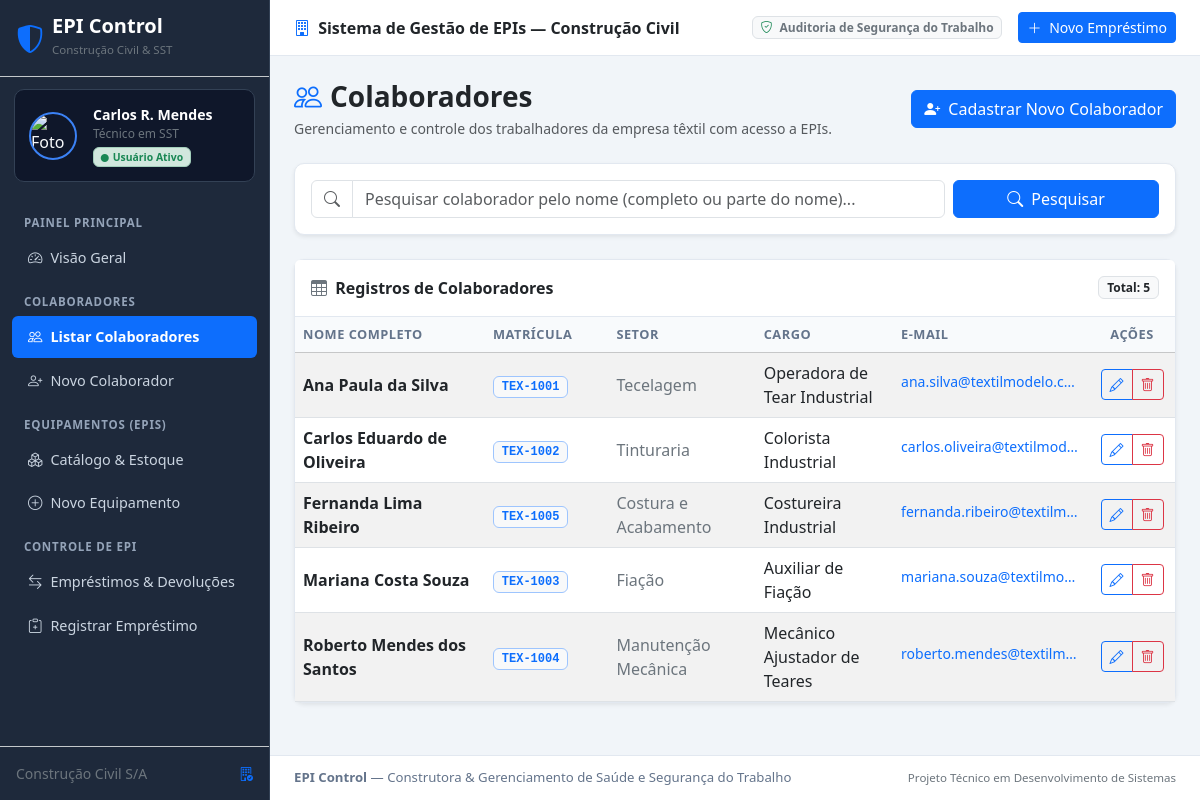
The app's page /colaboradores/, older data.
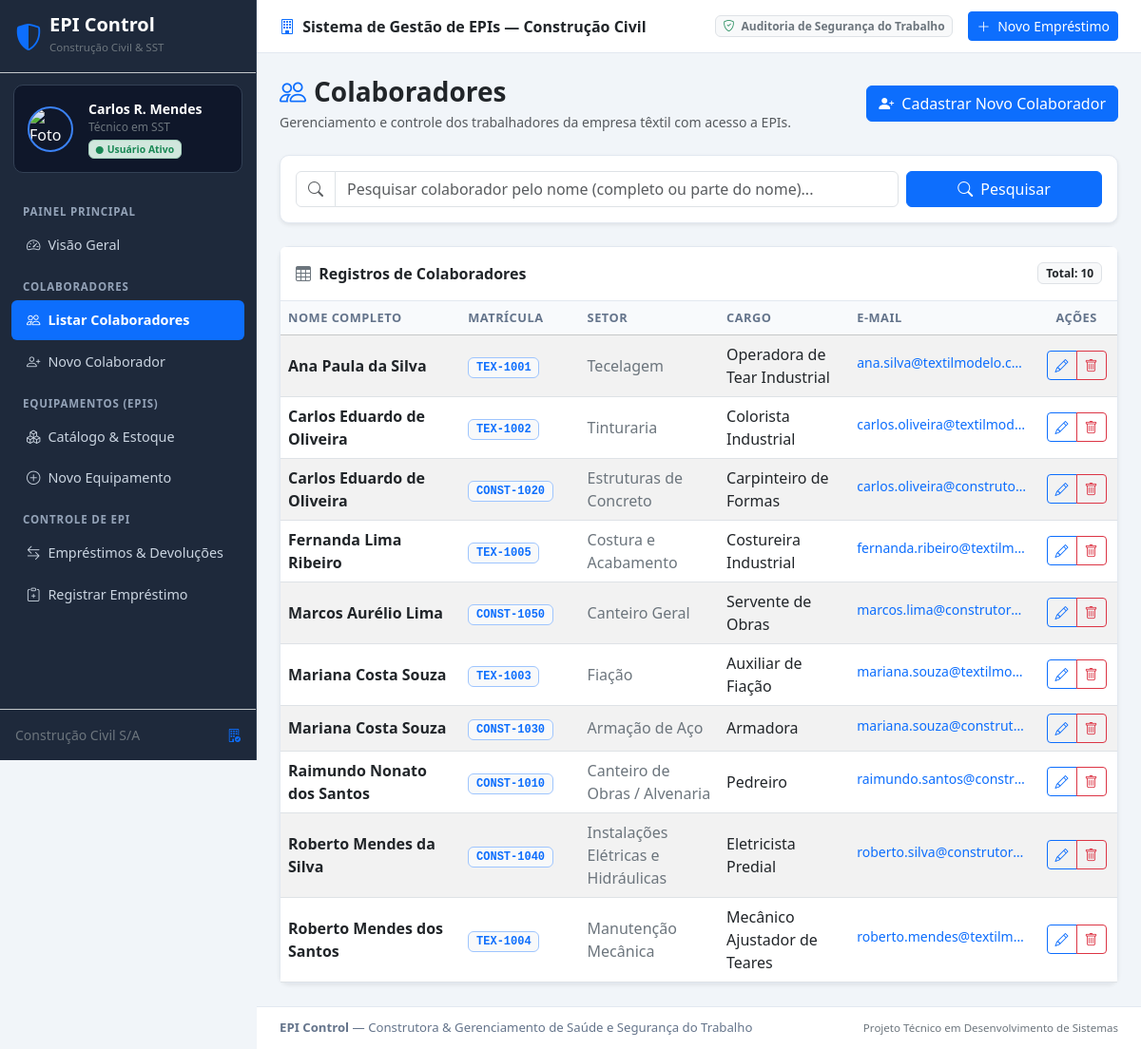
The same page, newer data.
### core/models.py (models this page shows, shortened)
class Colaborador(models.Model):
    nome = models.CharField(
        max_length=150,
        verbose_name="Nome Completo",
        help_text="Informe o nome completo do colaborador."
    )
    matricula = models.CharField(
        max_length=30,
        unique=True,
        verbose_name="Matrícula",
        help_text="Matrícula funcional única do colaborador na construtora."
    )
    setor = models.CharField(
        max_length=100,
        verbose_name="Setor",
        help_text="Frente de trabalho ou setor (ex: Canteiro de Obras, Alvenaria, Armação, Instalações, Acabamento)."
    )
    cargo = models.CharField(
        max_length=100,
        blank=True,
        null=True,
        verbose_name="Cargo",
        help_text="Função exercida (ex: Pedreiro, Carpinteiro, Armador, Eletricista, Servente)."
    )
    email = models.EmailField(
        blank=True,
        null=True,
        verbose_name="E-mail",
        help_text="Endereço de e-mail institucional ou pessoal (opcional)."
    )
    criado_em = models.DateTimeField(auto_now_add=True, verbose_name="Cadastrado em")
    atualizado_em = models.DateTimeField(auto_now=True, verbose_name="Atualizado em")
    class Meta:
        verbose_name = "Colaborador"
        verbose_name_plural = "Colaboradores"
        ordering = ['nome']

### core/views.py (the view)
# urls.py: path('colaboradores/', views.colaborador_list, name='colaborador_list'),
def colaborador_list(request):
    termo_busca = request.GET.get('q', '').strip()
    if termo_busca:
        colaboradores = Colaborador.objects.filter(nome__icontains=termo_busca)
    else:
        colaboradores = Colaborador.objects.all()
    context = {
        'colaboradores': colaboradores,
        'termo_busca': termo_busca,
        'total_encontrados': colaboradores.count(),
    }
    return render(request, 'colaboradores/colaborador_list.html', context)

### templates/colaboradores/colaborador_list.html (shortened to what this page needs)
{% extends 'base.html' %}
{% block content %}
<div class="d-flex flex-column flex-md-row justify-content-between align-items-md-center mb-4 gap-2">
    <div>
        <h2 class="h3 fw-bold text-dark mb-1">
            <i class="bi bi-people text-primary me-2"></i>Colaboradores
        </h2>
        <p class="text-muted small mb-0">
            Gerenciamento e controle dos trabalhadores da empresa têxtil com acesso a EPIs.
        </p>
    </div>
    <div>
        <a href="{% url 'colaborador_create' %}" class="btn btn-primary">
            <i class="bi bi-person-plus-fill me-1"></i> Cadastrar Novo Colaborador
        </a>
    </div>
</div>
<div class="card mb-4 shadow-sm">
    <div class="card-body p-3">
        <form method="get" action="{% url 'colaborador_list' %}" class="row g-2 align-items-center">
            <div class="col-md-9 col-sm-8">
                <div class="input-group">
                    <span class="input-group-text bg-white text-muted">
                        <i class="bi bi-search"></i>
                    </span>
                    <input type="text"
                           name="q"
                           value="{{ termo_busca }}"
                           class="form-control"
                           placeholder="Pesquisar colaborador pelo nome (completo ou parte do nome)..."
                           aria-label="Pesquisar colaborador">
                </div>
            </div>
            <div class="col-md-3 col-sm-4 d-flex gap-2">
                <button type="submit" class="btn btn-primary flex-fill">
                    <i class="bi bi-search me-1"></i> Pesquisar
                </button>
            </div>
        </form>
    </div>
</div>
<div class="card shadow-sm">
    <div class="card-header bg-white py-3 d-flex justify-content-between align-items-center">
        <span class="fw-bold text-dark">
            <i class="bi bi-table me-1 text-secondary"></i> Registros de Colaboradores
        </span>
        <span class="badge bg-light text-dark border">
            Total: {{ colaboradores|length }}
        </span>
    </div>
    <div class="table-responsive">
        {% if colaboradores %}
            <table class="table table-striped table-hover align-middle mb-0">
                <thead class="table-light">
                    <tr>
                        <th scope="col" style="width: 25%;">Nome Completo</th>
                        <th scope="col" style="width: 15%;">Matrícula</th>
                        <th scope="col" style="width: 18%;">Setor</th>
                        <th scope="col" style="width: 17%;">Cargo</th>
                        <th scope="col" style="width: 15%;">E-mail</th>
                        <th scope="col" style="width: 10%;" class="text-center">Ações</th>
                    </tr>
                </thead>
                <tbody>
                    {% for c in colaboradores %}
                        <tr>
                            <td>
                                <strong class="text-dark">{{ c.nome }}</strong>
                            </td>
                            <td>
                                <span class="badge bg-light text-primary border border-primary-subtle fw-semibold font-monospace">
                                    {{ c.matricula }}
                                </span>
                            </td>
                            <td>
                                <span class="text-secondary">{{ c.setor }}</span>
                            </td>
                            <td>
                                {% if c.cargo %}
                                    <span class="text-dark">{{ c.cargo }}</span>
                                {% else %}
                                    <span class="text-muted fst-italic">—</span>
                                {% endif %}
                            </td>
                            <td>
                                {% if c.email %}
                                    <a href="mailto:{{ c.email }}" class="text-decoration-none small text-truncate d-inline-block" style="max-width: 180px;">
                                        {{ c.email }}
                                    </a>
                                {% else %}
                                    <span class="text-muted fst-italic small">—</span>
                                {% endif %}
                            </td>
                            <td class="text-center">
                                <div class="btn-group btn-group-sm" role="group" aria-label="Ações do colaborador">
                                    <a href="{% url 'colaborador_update' c.pk %}"
                                       class="btn btn-outline-primary"
                                       title="Editar colaborador {{ c.nome }}">
                                        <i class="bi bi-pencil"></i>
                                    </a>
                                    <button type="button"
                                            class="btn btn-outline-danger"
                                            data-bs-toggle="modal"
                                            data-bs-target="#modalExcluir{{ c.pk }}"
                                            title="Excluir colaborador {{ c.nome }}">
                                        <i class="bi bi-trash"></i>
                                    </button>
                                </div>
                            </td>
                        </tr>
                    {% endfor %}
                </tbody>
            </table>
        {% endif %}
    </div>
</div>
{% endblock %}

### templates/base.html (shortened to what this page needs)
{% load static %}
<!DOCTYPE html>
<html lang="pt-br">
<head>
    <link href="https://cdn.jsdelivr.net/npm/bootstrap@5.3.3/dist/css/bootstrap.min.css" rel="stylesheet">
    <link rel="stylesheet" href="https://cdn.jsdelivr.net/npm/bootstrap-icons@1.11.3/font/bootstrap-icons.min.css">
    <link rel="stylesheet" href="{% static 'css/style.css' %}">
</head>
<body>
<div class="app-container">
    <aside class="app-sidebar d-none d-lg-flex flex-column" id="desktopSidebar">
        <div class="p-3 border-bottom border-secondary-subtle">
            <a href="{% url 'home' %}" class="d-flex align-items-center text-white text-decoration-none">
                <i class="bi bi-shield-shaded text-primary fs-3 me-2"></i>
                <div>
                    <div class="fw-bold fs-5 lh-1">EPI Control</div>
                    <small class="text-secondary" style="font-size: 0.72rem;">Construção Civil & SST</small>
                </div>
            </a>
        </div>
        <div class="user-profile-box">
            <div class="d-flex align-items-center gap-3">
                <img src="https://images.unsplash.com/photo-1534528741775-53994a69daeb?auto=format&fit=crop&w=120&h=120&q=80"
                     alt="Foto de Carlos Roberto Mendes"
                     class="user-avatar-img">
                <div class="overflow-hidden">
                    <div class="fw-bold text-white text-truncate" style="font-size: 0.88rem;" title="Carlos Roberto Mendes">
                        Carlos R. Mendes
                    </div>
                    <div class="text-secondary small text-truncate" style="font-size: 0.75rem;" title="Técnico de Segurança do Trabalho">
                        Técnico em SST
                    </div>
                    <span class="badge bg-success-subtle text-success border border-success-subtle mt-1" style="font-size: 0.65rem;">
                        <i class="bi bi-circle-fill me-1" style="font-size: 0.5rem;"></i>Usuário Ativo
                    </span>
                </div>
            </div>
        </div>
        <nav class="sidebar-nav flex-grow-1 py-2">
            <div class="sidebar-heading">Painel Principal</div>
            <a class="nav-link {% if request.resolver_match.url_name == 'home' %}active{% endif %}" href="{% url 'home' %}">
                <i class="bi bi-speedometer2 me-2"></i> Visão Geral
            </a>
            <div class="sidebar-heading">Colaboradores</div>
            <a class="nav-link {% if request.resolver_match.url_name == 'colaborador_list' %}active{% endif %}" href="{% url 'colaborador_list' %}">
                <i class="bi bi-people me-2"></i> Listar Colaboradores
            </a>
            <a class="nav-link {% if request.resolver_match.url_name == 'colaborador_create' %}active{% endif %}" href="{% url 'colaborador_create' %}">
                <i class="bi bi-person-plus me-2"></i> Novo Colaborador
            </a>
            <div class="sidebar-heading">Equipamentos (EPIs)</div>
            <a class="nav-link {% if request.resolver_match.url_name == 'epi_list' %}active{% endif %}" href="{% url 'epi_list' %}">
                <i class="bi bi-boxes me-2"></i> Catálogo & Estoque
            </a>
            <a class="nav-link {% if request.resolver_match.url_name == 'epi_create' %}active{% endif %}" href="{% url 'epi_create' %}">
                <i class="bi bi-plus-circle me-2"></i> Novo Equipamento
            </a>
            <div class="sidebar-heading">Controle de EPI</div>
            <a class="nav-link {% if request.resolver_match.url_name == 'emprestimo_list' %}active{% endif %}" href="{% url 'emprestimo_list' %}">
                <i class="bi bi-arrow-left-right me-2"></i> Empréstimos & Devoluções
            </a>
            <a class="nav-link {% if request.resolver_match.url_name == 'emprestimo_create' %}active{% endif %}" href="{% url 'emprestimo_create' %}">
                <i class="bi bi-clipboard-plus me-2"></i> Registrar Empréstimo
            </a>
        </nav>
        <div class="p-3 border-top border-secondary-subtle small text-secondary">
            <div class="d-flex align-items-center justify-content-between">
                <span>Construção Civil S/A</span>
                <i class="bi bi-building-check text-primary"></i>
            </div>
        </div>
    </aside>
    <div class="app-content">
        <header class="top-bar d-flex justify-content-between align-items-center">
            <div class="d-flex align-items-center gap-2">
                <span class="fw-semibold text-dark d-none d-sm-inline">
                    <i class="bi bi-building me-1 text-primary"></i> Sistema de Gestão de EPIs — Construção Civil
                </span>
            </div>
            <div class="d-flex align-items-center gap-3">
                <span class="badge bg-light text-secondary border d-none d-md-inline">
                    <i class="bi bi-shield-check text-success me-1"></i> Auditoria de Segurança do Trabalho
                </span>
                <a href="{% url 'emprestimo_create' %}" class="btn btn-sm btn-primary">
                    <i class="bi bi-plus-lg me-1"></i> Novo Empréstimo
                </a>
            </div>
        </header>
        <main class="main-body">
            {% block content %}
            {% endblock %}
        </main>
        <footer class="app-footer text-center text-md-start d-flex flex-column flex-md-row justify-content-between align-items-center gap-2">
            <div>
                <strong>EPI Control</strong> — Construtora & Gerenciamento de Saúde e Segurança do Trabalho
            </div>
            <div class="text-secondary small">
                Projeto Técnico em Desenvolvimento de Sistemas
            </div>
        </footer>
    </div>
</div>
</body>
</html>

### static/css/style.css (style rules this page uses)
:root { --sidebar-width: 270px; --primary-color: #0d6efd; --dark-bg: #1e293b; --darker-bg: #0f172a; }
body { background-color: #f1f5f9; color: #1e293b; min-height: 100vh; font-family: system-ui, -apple-system, "Segoe UI", Roboto, "Helvetica Neue", Arial, sans-serif; }
.app-container { display: flex; min-height: 100vh; }
.app-sidebar { width: var(--sidebar-width); background-color: var(--dark-bg); color: #f8fafc; flex-shrink: 0; display: flex; flex-direction: column; border-right: 1px solid #334155; z-index: 1040; }
@media (min-width: 992px) { .app-sidebar { position: sticky; top: 0; height: 100vh; overflow-y: auto; } }
.user-profile-box { background-color: var(--darker-bg); border-radius: 10px; padding: 14px; margin: 12px 14px; border: 1px solid #334155; }
.user-avatar-img { width: 48px; height: 48px; border-radius: 50%; object-fit: cover; border: 2px solid #3b82f6; }
.sidebar-nav .nav-link { color: #cbd5e1; font-size: 0.9rem; padding: 10px 16px; border-radius: 6px; margin: 2px 12px; display: flex; align-items: center; transition: all 0.2s ease-in-out; }
.sidebar-nav .nav-link.active { color: #ffffff; background-color: var(--primary-color); font-weight: 600; }
.sidebar-heading { font-size: 0.72rem; text-transform: uppercase; letter-spacing: 0.8px; color: #94a3b8; padding: 12px 24px 4px; font-weight: 700; }
.app-content { flex: 1; display: flex; flex-direction: column; min-width: 0; }
.top-bar { background-color: #ffffff; border-bottom: 1px solid #e2e8f0; padding: 12px 24px; }
.main-body { flex: 1; padding: 24px; }
.card { border-radius: 10px; border: 1px solid #e2e8f0; box-shadow: 0 1px 3px rgba(0, 0, 0, 0.04); }
.card-header { background-color: #ffffff; border-bottom: 1px solid #e2e8f0; font-weight: 600; }
.table th { font-size: 0.8rem; text-transform: uppercase; letter-spacing: 0.5px; color: #64748b; background-color: #f8fafc; }
.app-footer { border-top: 1px solid #e2e8f0; background-color: #ffffff; padding: 12px 24px; font-size: 0.825rem; color: #64748b; }

Row changes from the older to the newer data that the page shows:
added Colaborador: nome "Carlos Eduardo de Oliveira", matricula "CONST-1020", setor "Estruturas de Concreto", cargo "Carpinteiro de Formas", email "carlos.oliveira@construto…"
added Colaborador: nome "Marcos Aurélio Lima", matricula "CONST-1050", setor "Canteiro Geral", cargo "Servente de Obras", email "marcos.lima@construtor…"
added Colaborador: nome "Mariana Costa Souza", matricula "CONST-1030", setor "Armação de Aço", cargo "Armadora", email "mariana.souza@construt…"
added Colaborador: nome "Raimundo Nonato dos Santos", matricula "CONST-1010", setor "Canteiro de Obras / Alvenaria", cargo "Pedreiro", email "raimundo.santos@constr…"
added Colaborador: nome "Roberto Mendes da Silva", matricula "CONST-1040", setor "Instalações Elétricas e Hidráulicas", cargo "Eletricista Predial", email "roberto.silva@construtor…"
Text that changed along with them:
{{ colaboradores|length }}: "5" → "10"
